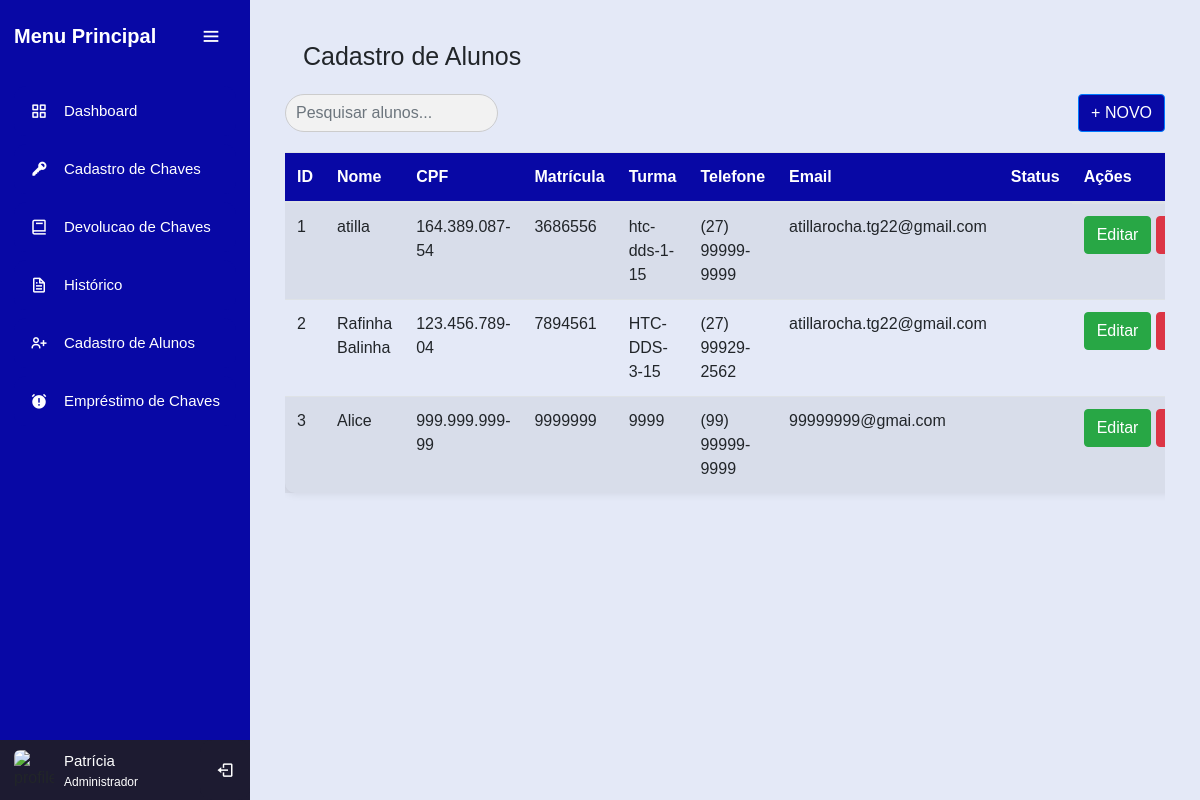
/tcc/alunos.php, run on the app's committed database.
### tables this page shows
CREATE TABLE `alunos` (
  `id` int(11) NOT NULL,
  `nome` varchar(255) NOT NULL,
  `cpf` varchar(14) NOT NULL,
  `matricula` varchar(50) NOT NULL,
  `turma` varchar(100) NOT NULL,
  `telefone` varchar(20) DEFAULT NULL,
  `email` varchar(255) DEFAULT NULL,
  `senha` varchar(255) NOT NULL
);

### tcc/alunos.php (the view, shortened to what this page needs)
<?php include 'header.php'; ?>
<link rel="stylesheet" href="https://cdnjs.cloudflare.com/ajax/libs/font-awesome/5.15.3/css/all.min.css">
<link rel="stylesheet" href="assets/css/alunos.css">
<link rel="stylesheet" href="https://cdn.jsdelivr.net/npm/sweetalert2@11/dist/sweetalert2.min.css">
<section class="home-section">
    <div class="container">
        <div class="text">Cadastro de Alunos</div>
        <div class="row">
            <div class="col-md-6">
                <input type="text" id="search-input" placeholder="Pesquisar alunos..." class="form-control">
            </div>
            <div class="col-md-6 text-right">
                <button type="button" class="btn btn-primary btn-add" data-toggle="modal" data-target="#addModal">
                    + NOVO
                </button>
            </div>
        </div>
        <div class="table-responsive table-container">
            <table class="table table-striped" id="alunos-table">
                <thead>
                    <tr>
                        <th>ID</th>
                        <th>Nome</th>
                        <th>CPF</th>
                        <th>Matrícula</th>
                        <th>Turma</th>
                        <th>Telefone</th>
                        <th>Email</th>
                        <th>Status</th>
                        <th>Ações</th>
                    </tr>
                </thead>
                <tbody>
                    <?php
                    include 'db.php';
                    $sql = "SELECT * FROM alunos";
                    $result = $conn->query($sql);
                    while ($row = $result->fetch_assoc()):
                        ?>
                        <tr>
                            <td><?php echo $row['id']; ?></td>
                            <td><?php echo $row['nome']; ?></td>
                            <td><?php echo $row['cpf']; ?></td>
                            <td><?php echo $row['matricula']; ?></td>
                            <td><?php echo $row['turma']; ?></td>
                            <td><?php echo $row['telefone']; ?></td>
                            <td><?php echo $row['email']; ?></td>
                            <td id="chave-<?php echo $row['id']; ?>"></td>
                            <td class="actions1">
                                <a href="#" class="btn btn-success edit-btn" data-toggle="modal" data-target="#editModal"
                                    data-id="<?php echo $row['id']; ?>" data-nome="<?php echo $row['nome']; ?>"
                                    data-cpf="<?php echo $row['cpf']; ?>" data-matricula="<?php echo $row['matricula']; ?>"
                                    data-turma="<?php echo $row['turma']; ?>"
                                    data-telefone="<?php echo $row['telefone']; ?>"
                                    data-email="<?php echo $row['email']; ?>"
                                    data-senha="<?php echo $row['senha']; ?>">Editar</a>
                                    <a href="#" class="btn btn-danger delete-btn" data-id="<?php echo $row['id']; ?>">Deletar</a>
                            </td>
                        </tr>
                    <?php endwhile; ?>
                </tbody>
            </table>
        </div>
    </div>
</section>

### tcc/assets/css/header.css (style rules this page uses)
* { margin: 0; padding: 0; box-sizing: border-box; font-family: "Poppins", sans-serif; }
.home-section { position: relative; background: #e4e9f7; min-height: 100vh; left: 78px; width: calc(100% - 78px); transition: all 0.5s ease; }
.sidebar.open ~ .home-section { left: 250px; width: calc(100% - 250px); }
.home-section .text { display: inline-block; font-size: 25px; font-weight: 500; margin: 18px; }

### tcc/assets/css/alunos.css (style rules this page uses)
.home-section { padding: 20px; }
.btn-add { background-color: #0808A5; color: #fff; transition: all 0.3s ease; outline: none; }
.actions1 { display: flex; justify-content: space-between; }
.actions1 .btn { margin-right: 5px; }
#search-input { margin-bottom: 20px; padding: 10px; width: 50%; border-radius: 50px; border: 1px solid #ccc; font-size: 16px; background-color: #f2f2f2; transition: border-color 0.3s ease, box-shadow 0.3s ease, background-color 0.3s ease; }
.table-container { overflow-y: auto; max-height: 400px; }
.table { width: 100%; border-radius: 10px; margin-bottom: 1rem; color: #212529; box-shadow: 0 0 10px rgba(0, 0, 0, 0.1); }
.table th, .table td { padding: 0.75rem; vertical-align: top; border-top: 1px solid #dee2e6; }
.table thead th { position: sticky; top: 0; z-index: 1; vertical-align: bottom; background-color: #0808A5; color: #fff; }

### data on the page
alunos: id "1", nome "atilla", cpf "164.389.087-54", matricula "3686556", turma "htc-dds-1-15", telefone "(27) 99999-9999", email "atillarocha.tg22@gmail.com"
alunos: id "2", nome "Rafinha Balinha", cpf "123.456.789-04", matricula "7894561", turma "HTC-DDS-3-15", telefone "(27) 99929-2562", email "atillarocha.tg22@gmail.com"
alunos: id "3", nome "Alice", cpf "999.999.999-99", matricula "9999999", turma "9999", telefone "(99) 99999-9999", email "99999999@gmai.com"
